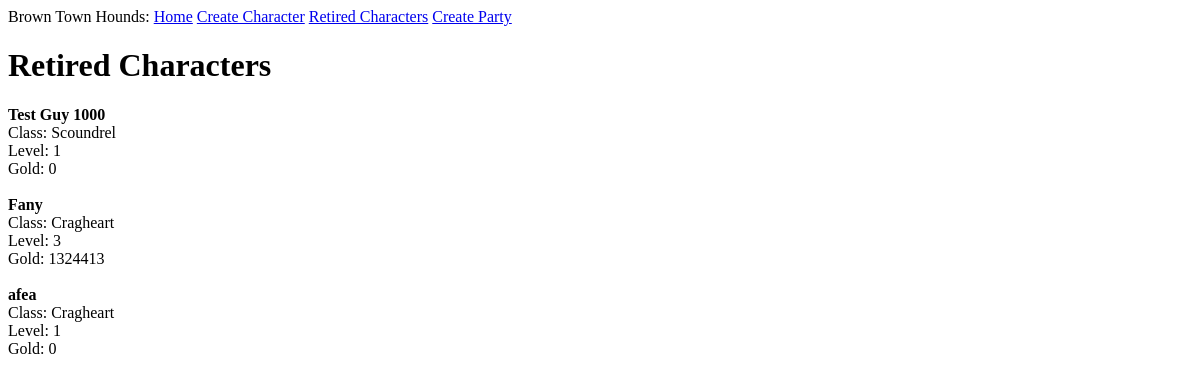
The page /retired_characters on the database as committed earlier.
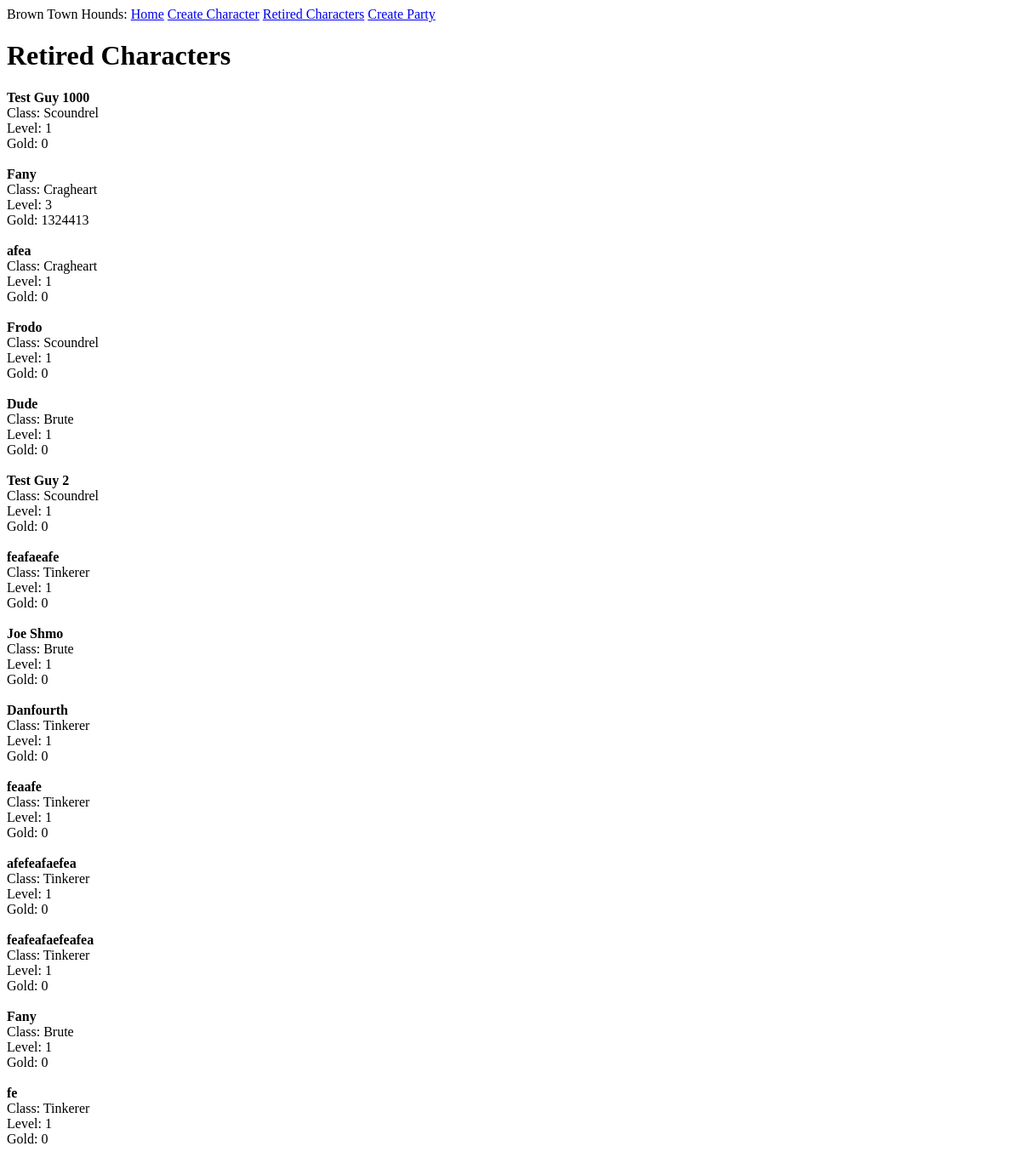
The same page on the database as committed later.
### app/models.py (models this page shows, shortened)
class RetiredCharacter(db.Model):
    id: so.Mapped[int] = so.mapped_column(primary_key=True)
    name: so.Mapped[str] = so.mapped_column(sa.String(64), index=True)
    level: so.Mapped[int] = so.mapped_column(sa.Integer, index=True, default=1)
    gold: so.Mapped[int] = so.mapped_column(sa.Integer, index=True, default=0)
    class_id: so.Mapped[int] = so.mapped_column(sa.ForeignKey(Class.id),index=True)
    class_name: so.Mapped[Class] = so.relationship(back_populates='retired_characters')

class Class(db.Model):
    id: so.Mapped[int] = so.mapped_column(primary_key=True)
    name: so.Mapped[str] = so.mapped_column(sa.String(64), index=True,
                                                unique=True)
    class_perks: so.Mapped[list["Class_Perk"]] = so.relationship(back_populates="class_")
    characters: so.Mapped[list["Character"]] = so.relationship(back_populates='class_name')
    retired_characters: so.Mapped[list["RetiredCharacter"]] = so.relationship(back_populates='class_name')

### app/routes.py (the view)
@app.route('/retired_characters', methods=['GET', 'POST'])
def RetiredCharacters():
    get_retired_characters = sa.select(RetiredCharacter)
    retired_characters = db.session.scalars(get_retired_characters).all()
    return render_template('retired_characters.html', title='Retired Characters', retired_characters=retired_characters)

### app/templates/retired_characters.html
{% extends "base.html" %}
{% block content %}
<h1>Retired Characters</h1>
<body>
    <div>
        {% for character in retired_characters %}
        <b>{{ character.name }}</b><br>
        Class: {{ character.class_name.name }}<br>
        Level: {{ character.level }}<br>
        Gold: {{ character.gold }}<br><br>
        {% endfor %}
    </div>
{% endblock %}

### app/templates/base.html (shortened to what this page needs)
<!doctype html>
<html>
    <head>
    </head>
    <body>
        <div>
            Brown Town Hounds:
            <a href="{{ url_for('index') }}">Home</a>
            <a href="{{ url_for('register') }}">Create Character</a>
            <a href="{{ url_for('RetiredCharacters') }}">Retired Characters</a>
            <a href="{{ url_for('CreateParty') }}">Create Party</a>
        </div>
        {% block content %}{% endblock %}
    </body>
</html>

Rows that differ between the two databases and show on the page:
added RetiredCharacter: name "Frodo", class_name.name "Scoundrel", level "1", gold "0"
added RetiredCharacter: name "Dude", class_name.name "Brute", level "1", gold "0"
added RetiredCharacter: name "Test Guy 2", class_name.name "Scoundrel", level "1", gold "0"
added RetiredCharacter: name "feafaeafe", class_name.name "Tinkerer", level "1", gold "0"
added RetiredCharacter: name "Joe Shmo", class_name.name "Brute", level "1", gold "0"
added RetiredCharacter: name "Danfourth", class_name.name "Tinkerer", level "1", gold "0"
added RetiredCharacter: name "feaafe", class_name.name "Tinkerer", level "1", gold "0"
added RetiredCharacter: name "afefeafaefea", class_name.name "Tinkerer", level "1", gold "0"
added RetiredCharacter: name "feafeafaefeafea", class_name.name "Tinkerer", level "1", gold "0"
added RetiredCharacter: name "Fany", class_name.name "Brute", level "1", gold "0"
added RetiredCharacter: name "fe", class_name.name "Tinkerer", level "1", gold "0"
